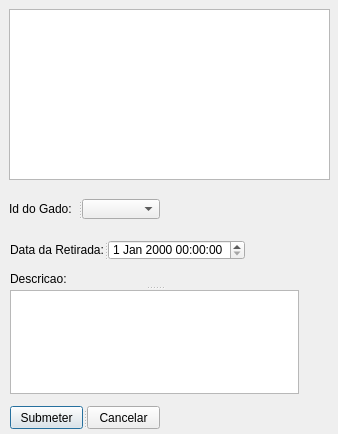
<?xml version="1.0" encoding="UTF-8"?>
<ui version="4.0">
 <class>Editar_Retirada</class>
 <widget class="QDialog" name="Editar_Retirada">
  <property name="geometry">
   <rect>
    <x>0</x>
    <y>0</y>
    <width>338</width>
    <height>434</height>
   </rect>
  </property>
  <property name="windowTitle">
   <string>Dialog</string>
  </property>
  <widget class="QSplitter" name="splitter_4">
   <property name="geometry">
    <rect>
     <x>10</x>
     <y>406</y>
     <width>150</width>
     <height>23</height>
    </rect>
   </property>
   <property name="orientation">
    <enum>Qt::Horizontal</enum>
   </property>
   <widget class="QPushButton" name="submeterPushButton">
    <property name="text">
     <string>Submeter</string>
    </property>
   </widget>
   <widget class="QPushButton" name="cancelarPushButton">
    <property name="text">
     <string>Cancelar</string>
    </property>
   </widget>
  </widget>
  <widget class="QTableView" name="tableView">
   <property name="geometry">
    <rect>
     <x>9</x>
     <y>9</y>
     <width>321</width>
     <height>171</height>
    </rect>
   </property>
   <property name="sizePolicy">
    <sizepolicy hsizetype="Expanding" vsizetype="Expanding">
     <horstretch>0</horstretch>
     <verstretch>0</verstretch>
    </sizepolicy>
   </property>
  </widget>
  <widget class="QSplitter" name="splitter_10">
   <property name="geometry">
    <rect>
     <x>10</x>
     <y>272</y>
     <width>289</width>
     <height>122</height>
    </rect>
   </property>
   <property name="orientation">
    <enum>Qt::Vertical</enum>
   </property>
   <widget class="QLabel" name="descricaoLabel">
    <property name="text">
     <string>Descricao:</string>
    </property>
   </widget>
   <widget class="QPlainTextEdit" name="descricaoPlainTextEdit"/>
  </widget>
  <widget class="QSplitter" name="splitter_9">
   <property name="geometry">
    <rect>
     <x>10</x>
     <y>240</y>
     <width>235</width>
     <height>20</height>
    </rect>
   </property>
   <property name="orientation">
    <enum>Qt::Horizontal</enum>
   </property>
   <widget class="QLabel" name="dataAcontecimentoLabel">
    <property name="text">
     <string>Data da Retirada:</string>
    </property>
   </widget>
   <widget class="QDateTimeEdit" name="dataAcontecimentoDateTime"/>
  </widget>
  <widget class="QSplitter" name="splitter">
   <property name="geometry">
    <rect>
     <x>9</x>
     <y>199</y>
     <width>151</width>
     <height>20</height>
    </rect>
   </property>
   <property name="orientation">
    <enum>Qt::Horizontal</enum>
   </property>
   <widget class="QLabel" name="idLabel">
    <property name="text">
     <string>Id do Gado:</string>
    </property>
   </widget>
   <widget class="QComboBox" name="idComboBox"/>
  </widget>
 </widget>
 <resources/>
 <connections/>
</ui>
